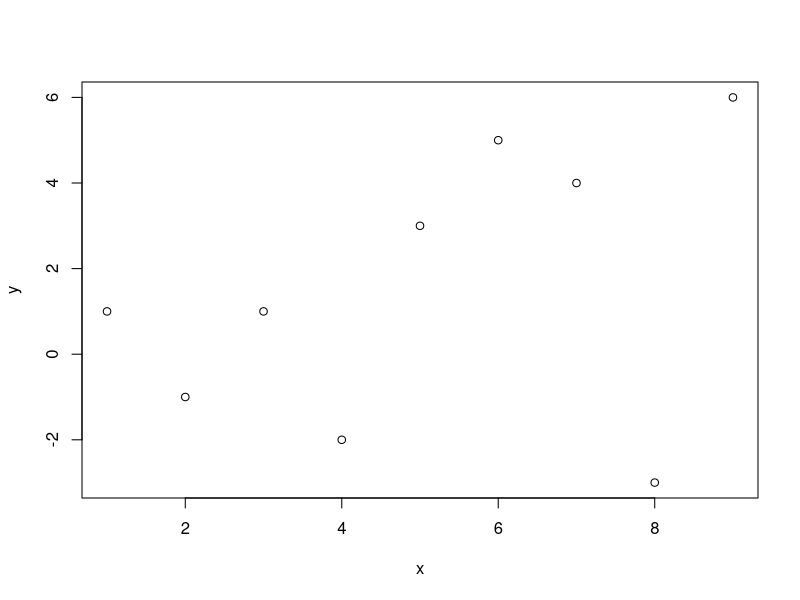
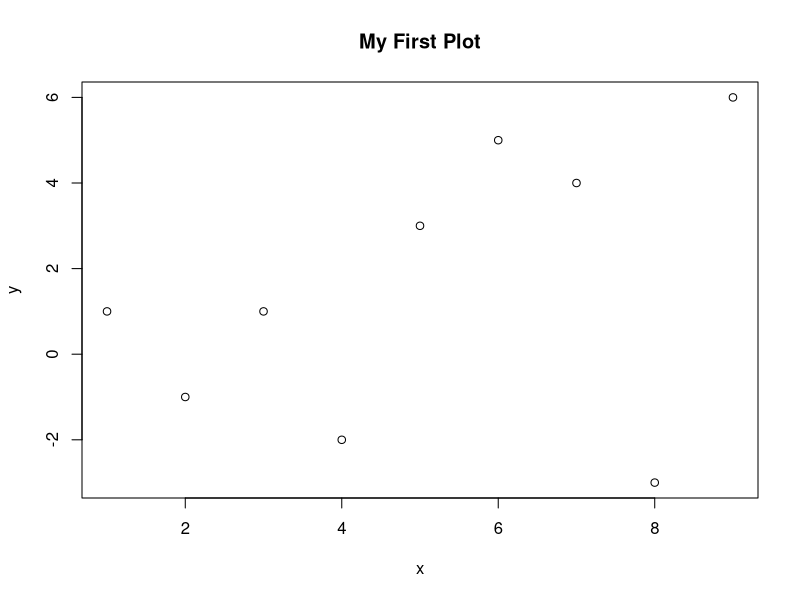
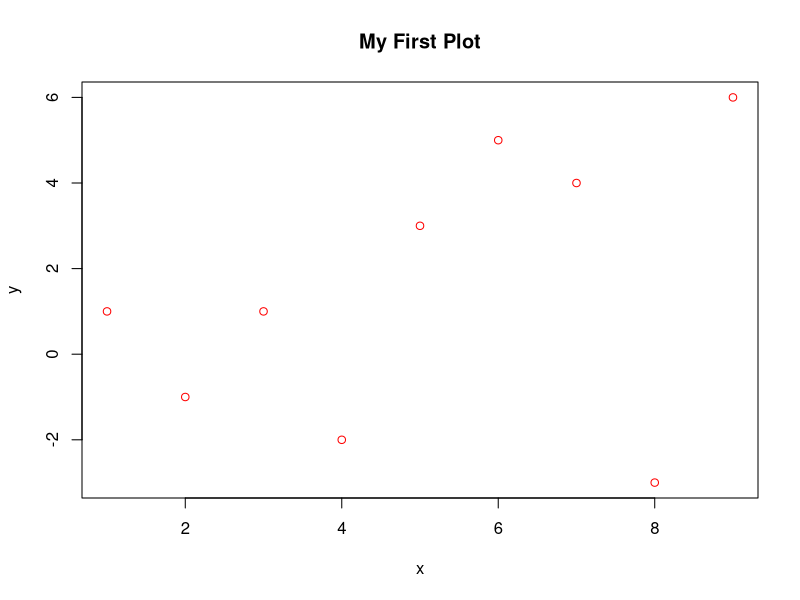
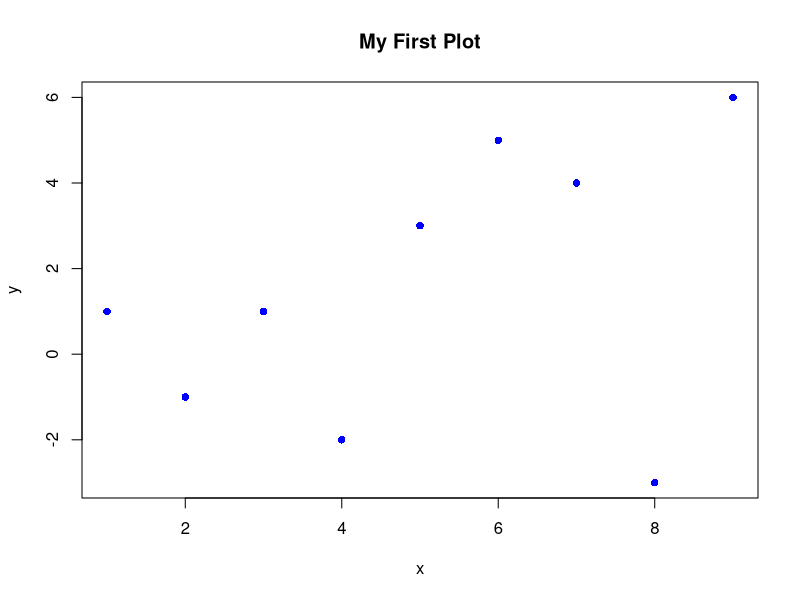
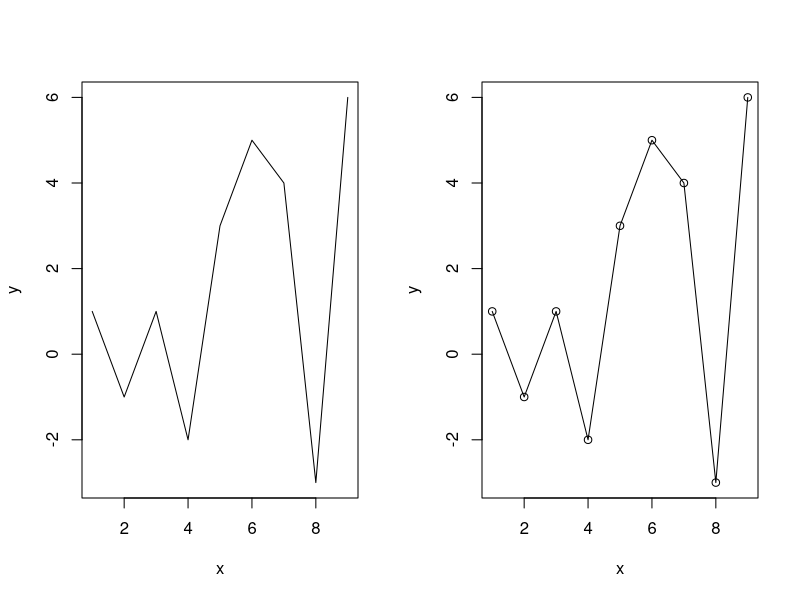

Generate these figures, in order, with R:
#create a x and y coordinates

x = c(1, 2, 3, 4, 5, 6, 7, 8, 9)

y = c( 1, -1 , 1, -2 , 3 , 5, 4, -3, 6)

#cat("x = " , x , "\n")  # if you want to see your numbers
#cat("y = " , y, "\n")

plot (x, y) #plot y as a function of x

par(ask=TRUE)  #to pause between plots

plot (x, y, main="My First Plot") # to add title
plot (x, y, col="red", main="My First Plot") # to add color
plot (x, y, pch=16, col="blue", main="My First Plot") #to change marker 

par(mfrow=c(1,2))    #prepare for two side by side plots
plot(x, y, type="l") #plot first using lines
plot(x, y, type="o") #plot second using overstrike(dots and lines)
par(mfrow=c(1,1))    #return to single plot
